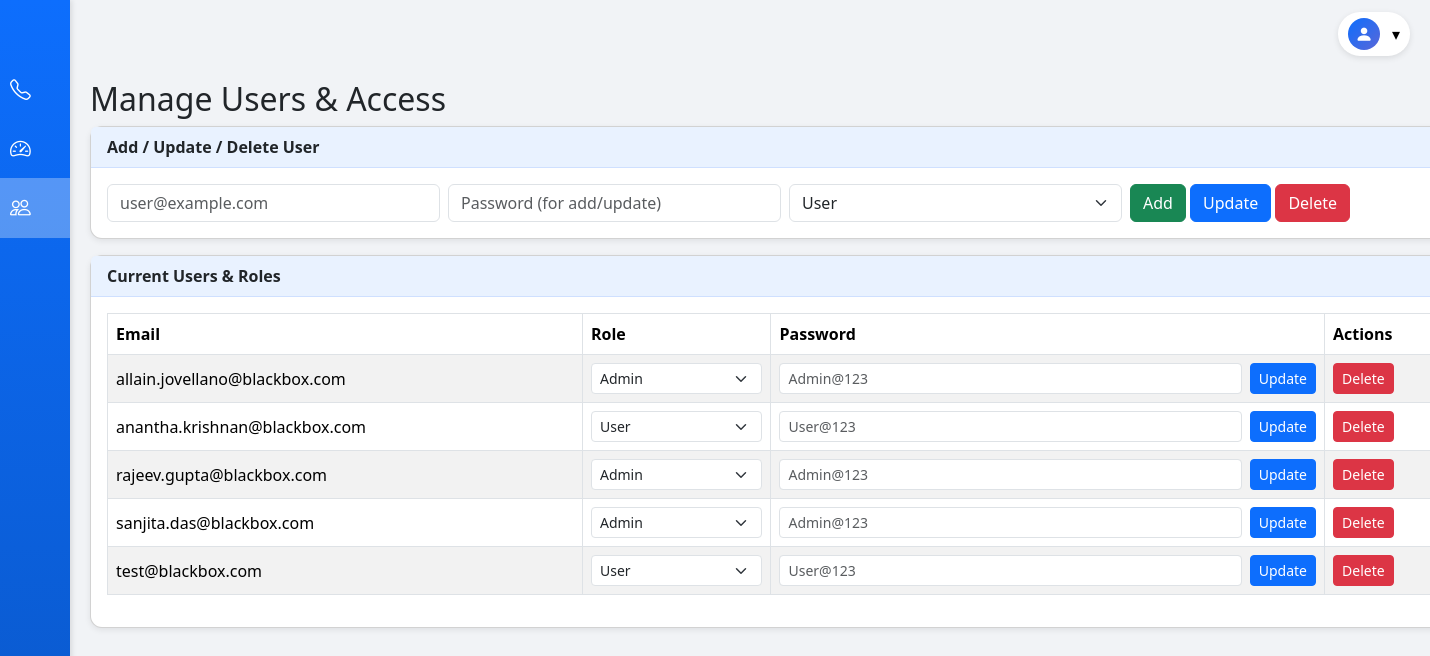
The page /manage_users (signed in) on the database as committed earlier.
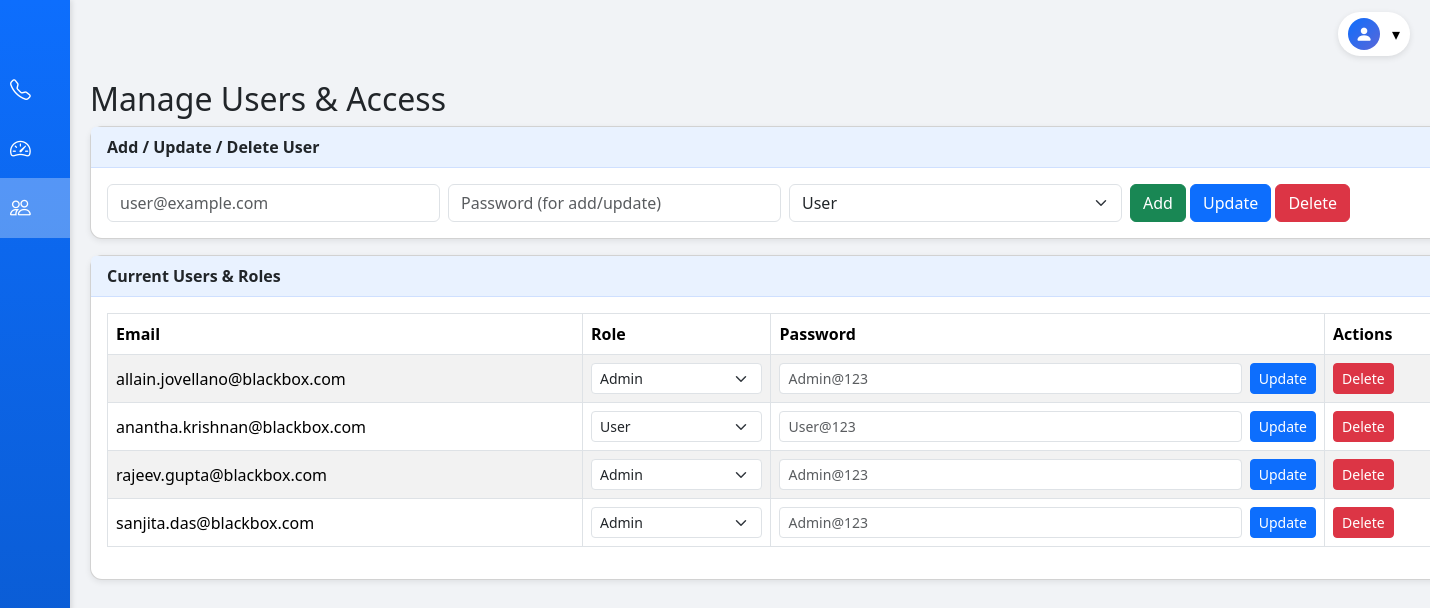
The same page on the database as committed later.
### tables this page shows
CREATE TABLE users (
                        email TEXT PRIMARY KEY,
                        password TEXT,
                        role TEXT
                    );

### app.py (the view, shortened to what this page needs)
@app.route("/manage_users", methods=["GET","POST"])
@login_required(role="admin")
def manage_users():
    users = load_users_from_db()
    sorted_users = dict(sorted(users.items()))
    return render_template("manage_users.html", users=sorted_users)

### app.py (called while the page is built)
def get_db_connection():
    conn = sqlite3.connect(DB_PATH)
    conn.row_factory = sqlite3.Row
    return conn

def load_users_from_db():
    conn = get_db_connection()
    rows = conn.execute("SELECT email, password, role FROM users").fetchall()
    conn.close()
    users = {r["email"].lower(): {"password": r["password"], "role": r["role"]} for r in rows}
    return users

def login_required(role=None):
    def wrapper(fn):
        @wraps(fn)
        def decorated(*args, **kwargs):
            if "email" not in session:
                return redirect(url_for("login"))
            if role and session.get("role") != role:
                flash("Access denied", "danger")
                return redirect(url_for("login"))
            return fn(*args, **kwargs)
        return decorated
    return wrapper

### templates/manage_users.html (shortened to what this page needs)
{% extends "base.html" %}
{% block content %}
<h2>Manage Users & Access</h2>
<div class="card mb-3">
  <div class="card-header">Add / Update / Delete User</div>
  <div class="card-body">
    <form method="POST">
      <div class="row g-2 align-items-center">
        <div class="col-md-3">
          <input type="email" name="email" class="form-control" placeholder="user@example.com" required>
        </div>
        <div class="col-md-3">
          <input type="password" name="password" class="form-control" placeholder="Password (for add/update)">
        </div>
        <div class="col-md-3">
          <select name="role" class="form-select">
            <option value="user">User</option>
          </select>
        </div>
        <div class="col-md-3">
          <button type="submit" name="action" value="add" class="btn btn-success">Add</button>
          <button type="submit" name="action" value="update" class="btn btn-primary">Update</button>
          <button type="submit" name="action" value="delete" class="btn btn-danger">Delete</button>
        </div>
      </div>
    </form>
  </div>
</div>
<div class="card">
  <div class="card-header">Current Users & Roles</div>
  <div class="card-body table-responsive">
    <table class="table table-striped table-bordered">
      <thead>
        <tr>
          <th>Email</th>
          <th>Role</th>
          <th>Password</th>
          <th>Actions</th>
        </tr>
      </thead>
      <tbody>
        {% for email, user in users.items() %}
          <tr>
            <td>{{ email }}</td>
            <td>
              <form method="POST" action="{{ url_for('update_user_role', email=email) }}">
                <select name="role" class="form-select form-select-sm" onchange="this.form.submit()">
                  <option value="user" {% if user.role=='user' %}selected{% endif %}>User</option>
                  <option value="admin" {% if user.role=='admin' %}selected{% endif %}>Admin</option>
                </select>
              </form>
            </td>
            <td>
              <form method="POST" action="{{ url_for('update_user_password', email=email) }}" class="d-flex">
                <input type="password" name="password" class="form-control form-control-sm me-2" placeholder="{{ user.password }}" required>
                <button class="btn btn-sm btn-primary" type="submit">Update</button>
              </form>
            </td>
            <td>
              <form method="POST" action="{{ url_for('delete_user', email=email) }}" style="display:inline">
                <button class="btn btn-sm btn-danger" type="submit">Delete</button>
              </form>
            </td>
          </tr>
        {% endfor %}
      </tbody>
    </table>
  </div>
</div>
{% endblock %}

### templates/base.html (shortened to what this page needs)
<!doctype html>
<html lang="en">
<head>
  <link href="https://cdn.jsdelivr.net/npm/bootstrap@5.3.2/dist/css/bootstrap.min.css" rel="stylesheet"/>
  <link href="https://cdn.jsdelivr.net/npm/bootstrap-icons@1.11.1/font/bootstrap-icons.css" rel="stylesheet"/>
</head>
<body>
<div class="sidebar">
  <a href="{{ url_for('index') }}" class="{% if request.endpoint=='index' %}active{% endif %}">
    <i class="bi bi-telephone"></i><span>Outbound Caller ID</span>
  </a>
  {% if session.role=='admin' %}
    <a href="{{ url_for('dashboard') }}" class="{% if request.endpoint=='dashboard' %}active{% endif %}">
      <i class="bi bi-speedometer2"></i><span>Dashboard</span>
    </a>
    <a href="{{ url_for('manage_users') }}" class="{% if request.endpoint=='manage_users' %}active{% endif %}">
      <i class="bi bi-people"></i><span>Manage Users</span>
    </a>
  {% endif %}
</div>
{% if session.email %}
<div class="top-right-info dropdown">
  <button class="profile-btn d-flex align-items-center" id="profileDropdown" data-bs-toggle="dropdown" aria-expanded="false">
    <div class="avatar-circle me-2">
      <i class="bi bi-person-fill"></i>
    </div>
    <span class="ms-1">▾</span>
  </button>
</div>
{% endif %}
<div class="content container-fluid">
  {% block content %}{% endblock %}
</div>
</body>
</html>

### templates/base.html (style rules this page uses)
body { padding-top: 60px; font-family: 'Segoe UI', Tahoma, Geneva, Verdana, sans-serif; background-color: #f1f3f6; }
.sidebar { height: 100vh; width: 70px; position: fixed; top: 0; left: 0; background: linear-gradient(180deg, #0d6efd, #0a58ca); padding-top: 60px; transition: width 0.3s; overflow-x: hidden; box-shadow: 2px 0 5px rgba(0,0,0,0.1); z-index: 1000; }
.sidebar a { display: flex; align-items: center; color: #fff; padding: 14px 10px; text-decoration: none; font-weight: 500; transition: background 0.2s, padding-left 0.2s; }
.sidebar a i { font-size: 1.3rem; margin-right: 10px; width: 25px; text-align: center; }
.sidebar a.active { background-color: rgba(255,255,255,0.3); font-weight: 600; }
.top-right-info { position: fixed; top: 12px; right: 20px; z-index: 1100; }
.profile-btn { background: #fff; border: none; padding: 6px 10px; border-radius: 50px; cursor: pointer; box-shadow: 0 2px 6px rgba(0,0,0,0.1); display: flex; align-items: center; transition: all 0.2s ease; }
.avatar-circle { width: 32px; height: 32px; border-radius: 50%; background: linear-gradient(135deg, #0d6efd, #5a67d8); color: white; display: flex; align-items: center; justify-content: center; font-size: 1.1rem; }
.content { margin-left: 70px; padding: 20px; transition: margin-left 0.3s; }
.card { border-radius: 0.75rem; box-shadow: 0 2px 6px rgba(0,0,0,0.08); transition: transform 0.2s; }
.card-header { font-weight: 600; background-color: #e9f2ff; border-bottom: 1px solid #cfe0ff; }
.table-striped>tbody>tr:nth-of-type(odd) { background-color: #f8f9fa; }
.table thead { background-color: #0d6efd; color: white; }
.table th, .table td { vertical-align: middle !important; }

Rows that differ between the two databases and show on the page:
removed users: email "test@blackbox.com", role "User"
